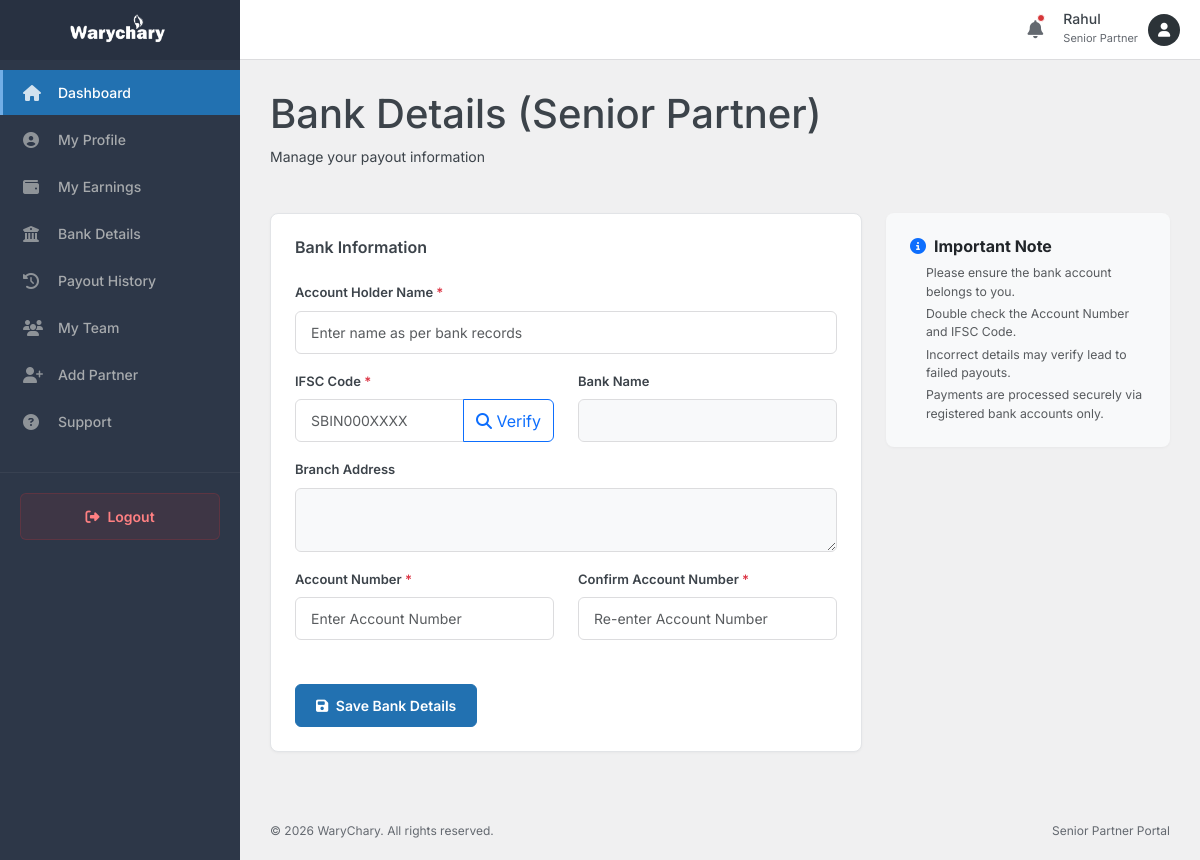
The page /sp/bank-details.php (signed in) on the database as committed earlier.
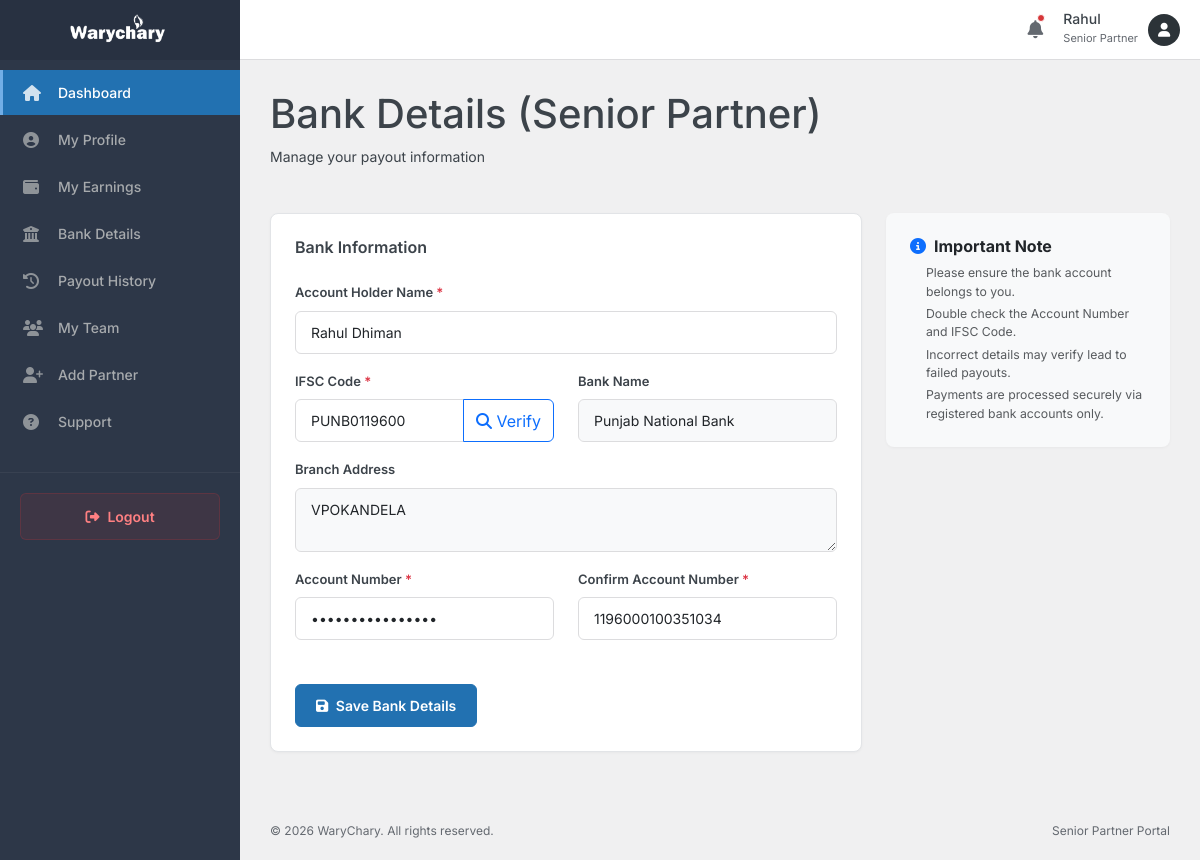
The same page on the database as committed later.
### tables this page shows
CREATE TABLE `bank_details` (
  `id` int(11) NOT NULL AUTO_INCREMENT,
  `user_id` int(11) NOT NULL,
  `user_type` enum('partner','senior_partner') NOT NULL,
  `account_holder_name` varchar(255) NOT NULL,
  `account_number` varchar(50) NOT NULL,
  `ifsc_code` varchar(20) NOT NULL,
  `bank_name` varchar(255) NOT NULL,
  `branch_address` text DEFAULT NULL,
  `bank_code` varchar(50) DEFAULT NULL,
  `created_at` timestamp NULL DEFAULT current_timestamp(),
  `updated_at` timestamp NULL DEFAULT current_timestamp() ON UPDATE current_timestamp(),
  PRIMARY KEY (`id`),
  UNIQUE KEY `unique_user_bank` (`user_id`,`user_type`)
);

### sp/bank-details.php (the view, shortened to what the changed rows need)
<?php
include_once __DIR__ . '/includes/header.php';
$database = new Database();
$db = $database->getConnection();
$user_id = $_SESSION['sp_id'] ?? $_SESSION['user_id'] ?? 0;
if (isset($_SESSION['senior_partner_id'])) {
    $user_id = $_SESSION['senior_partner_id'];
}
$user_type = 'senior_partner';
$bankDetails = [];
if ($user_id > 0) {
    try {
        $stmt = $db->prepare("SELECT * FROM bank_details WHERE user_id = :uid AND user_type = :utype");
        $stmt->execute([':uid' => $user_id, ':utype' => $user_type]);
        $bankDetails = $stmt->fetch(PDO::FETCH_ASSOC);
    } catch (PDOException $e) {
    }
}
?>
<div class="page-header">
    <div class="header-title">
        <h1>Bank Details (Senior Partner)</h1>
    </div>
</div>
<div class="row">
    <div class="col-lg-8">
        <div class="card">
            <div class="card-body">
                <form action="" method="POST" id="bankForm">
                    <div class="mb-3">
                        <label class="form-label">Account Holder Name <span class="text-danger">*</span></label>
                        <input type="text" name="account_holder_name" class="form-control" required
                               value="<?php echo htmlspecialchars($bankDetails['account_holder_name'] ?? ''); ?>"
                               placeholder="Enter name as per bank records">
                    </div>
                    <div class="row">
                        <div class="col-md-6 mb-3">
                            <div class="input-group">
                                <input type="text" name="ifsc_code" id="ifsc_code" class="form-control text-uppercase" required
                                       value="<?php echo htmlspecialchars($bankDetails['ifsc_code'] ?? ''); ?>"
                                       placeholder="SBIN000XXXX" maxlength="11">
                                <button type="button" class="btn btn-outline-primary" id="fetchBankBtn">
                                    <i class="fas fa-search"></i> Verify
                                </button>
                            </div>
                        </div>
                         <div class="col-md-6 mb-3">
                            <label class="form-label">Bank Name</label>
                            <input type="text" name="bank_name" id="bank_name" class="form-control bg-light" readonly
                                   value="<?php echo htmlspecialchars($bankDetails['bank_name'] ?? ''); ?>">
                        </div>
                    </div>
                    <div class="mb-3">
                        <label class="form-label">Branch Address</label>
                        <textarea name="branch_address" id="branch_address" class="form-control bg-light" readonly rows="2"><?php echo htmlspecialchars($bankDetails['branch_address'] ?? ''); ?></textarea>
                    </div>
                    <div class="row">
                        <div class="col-md-6 mb-3">
                            <label class="form-label">Account Number <span class="text-danger">*</span></label>
                            <input type="password" name="account_number" id="account_number" class="form-control" required
                                   value="<?php echo htmlspecialchars($bankDetails['account_number'] ?? ''); ?>"
                                   placeholder="Enter Account Number">
                        </div>
                        <div class="col-md-6 mb-3">
                            <label class="form-label">Confirm Account Number <span class="text-danger">*</span></label>
                            <input type="text" name="confirm_account_number" id="confirm_account_number" class="form-control" required
                                   value="<?php echo htmlspecialchars($bankDetails['account_number'] ?? ''); ?>"
                                   placeholder="Re-enter Account Number">
                        </div>
                    </div>
                </form>
            </div>
        </div>
    </div>
</div>
<?php include_once 'includes/footer.php'; ?>

Rows that differ between the two databases and show on the page:
added bank_details: account_holder_name "Rahul Dhiman", ifsc_code "PUNB0119600", bank_name "Punjab National Bank", branch_address "VPOKANDELA", confirm_account_number "1196000100351034"
